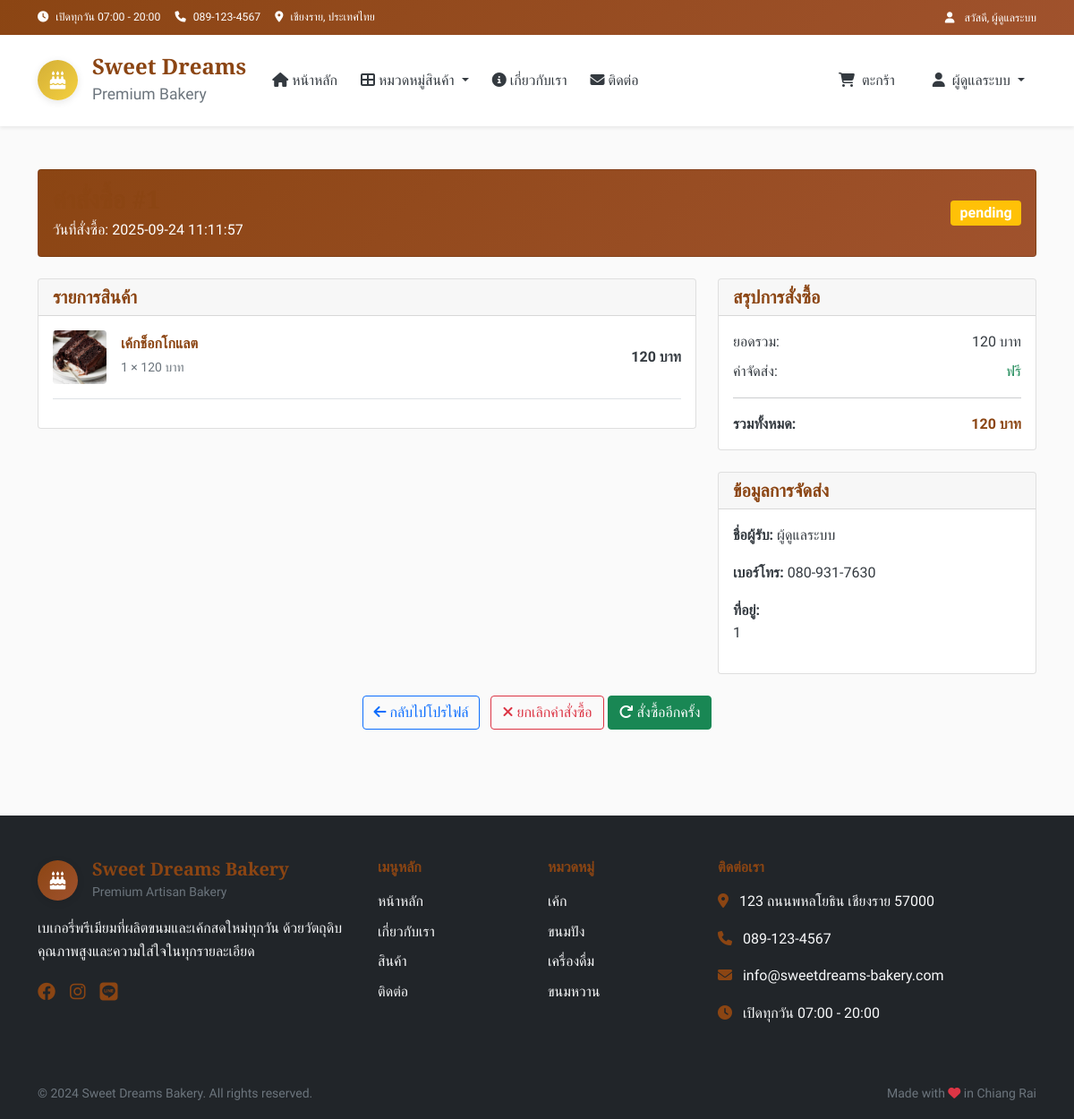
The page /order/1 (signed in) on the database its author committed.
### tables this page shows
CREATE TABLE orders (
        id INTEGER PRIMARY KEY AUTOINCREMENT,
        user_id INTEGER,
        total_amount DECIMAL(10,2) NOT NULL,
        status TEXT DEFAULT 'pending',
        customer_name TEXT NOT NULL,
        customer_phone TEXT NOT NULL,
        customer_address TEXT,
        notes TEXT,
        created_at TIMESTAMP DEFAULT CURRENT_TIMESTAMP,
        FOREIGN KEY (user_id) REFERENCES users (id)
    );

CREATE TABLE order_items (
        id INTEGER PRIMARY KEY AUTOINCREMENT,
        order_id INTEGER,
        product_id INTEGER,
        quantity INTEGER NOT NULL,
        unit_price DECIMAL(10,2) NOT NULL,
        total_price DECIMAL(10,2) NOT NULL,
        options TEXT,
        FOREIGN KEY (order_id) REFERENCES orders (id),
        FOREIGN KEY (product_id) REFERENCES products (id)
    );

CREATE TABLE products (
        id INTEGER PRIMARY KEY AUTOINCREMENT,
        name TEXT NOT NULL,
        name_en TEXT,
        description TEXT,
        price DECIMAL(10,2) NOT NULL,
        image TEXT,
        category_id INTEGER,
        is_available BOOLEAN DEFAULT 1,
        is_featured BOOLEAN DEFAULT 0,
        stock_quantity INTEGER DEFAULT 0,
        created_at TIMESTAMP DEFAULT CURRENT_TIMESTAMP,
        FOREIGN KEY (category_id) REFERENCES categories (id)
    );

CREATE TABLE categories (
        id INTEGER PRIMARY KEY AUTOINCREMENT,
        name TEXT UNIQUE NOT NULL,
        name_en TEXT,
        icon TEXT,
        description TEXT,
        display_order INTEGER DEFAULT 0
    );

### app.py (the view)
@app.route('/order/<int:order_id>')
def order_detail(order_id):
    conn = get_db_connection()
    if session.get('role') == 'admin':
        order = conn.execute("SELECT * FROM orders WHERE id = ?", (order_id,)).fetchone()
    elif session.get('user_id'):
        order = conn.execute("""
            SELECT * FROM orders
            WHERE id = ? AND user_id = ?
        """, (order_id, session.get('user_id'))).fetchone()
    else:
        flash('กรุณาเข้าสู่ระบบก่อน')
        conn.close()
        return redirect(url_for('login'))
    if not order:
        flash('ไม่พบคำสั่งซื้อนี้')
        conn.close()
        return redirect(url_for('profile'))
    order_items = conn.execute("""
        SELECT oi.*, p.name as product_name, p.image as product_image
        FROM order_items oi
        JOIN products p ON oi.product_id = p.id
        WHERE oi.order_id = ?
    """, (order_id,)).fetchall()
    conn.close()
    return render_template('order_detail.html', order=order, order_items=order_items)

### templates/order_detail.html (shortened to what this page needs)
{% extends "layout.html" %}
{% block content %}
<div class="container py-5">
    <div class="row mb-4">
        <div class="col-12">
            <div class="card bg-primary text-white">
                <div class="card-body">
                    <div class="row align-items-center">
                        <div class="col-md-8">
                            <h3 class="mb-1">คำสั่งซื้อ #{{ order.id }}</h3>
                            <p class="mb-0">วันที่สั่งซื้อ: {{ order.created_at }}</p>
                        </div>
                        <div class="col-md-4 text-end">
                            <span class="badge bg-{{ 'success' if order.status == 'completed' else 'warning' }} fs-6">
                                {{ order.status }}
                            </span>
                        </div>
                    </div>
                </div>
            </div>
        </div>
    </div>
    <div class="row">
        <div class="col-lg-8">
            <div class="card mb-4">
                <div class="card-header">
                    <h5 class="mb-0">รายการสินค้า</h5>
                </div>
                <div class="card-body">
                    {% for item in order_items %}
                    <div class="d-flex align-items-center mb-3 pb-3 border-bottom">
                        <div class="me-3">
                            <img src="{{ url_for('static', filename='images/products/' + (item.product_image or 'placeholder.jpg')) }}"
                                 alt="{{ item.product_name }}"
                                 class="rounded"
                                 style="width: 60px; height: 60px; object-fit: cover;">
                        </div>
                        <div class="flex-grow-1">
                            <h6 class="mb-1">{{ item.product_name }}</h6>
                            <small class="text-muted">
                                {{ item.quantity }} × {{ "%.0f"|format(item.unit_price) }} บาท
                            </small>
                        </div>
                        <div class="text-end">
                            <strong>{{ "%.0f"|format(item.total_price) }} บาท</strong>
                        </div>
                    </div>
                    {% endfor %}
                </div>
            </div>
        </div>
        <div class="col-lg-4">
            <div class="card mb-4">
                <div class="card-header">
                    <h5 class="mb-0">สรุปการสั่งซื้อ</h5>
                </div>
                <div class="card-body">
                    <div class="d-flex justify-content-between mb-2">
                        <span>ยอดรวม:</span>
                        <span>{{ "%.0f"|format(order.total_amount) }} บาท</span>
                    </div>
                    <div class="d-flex justify-content-between mb-2">
                        <span>ค่าจัดส่ง:</span>
                        <span class="text-success">ฟรี</span>
                    </div>
                    <hr>
                    <div class="d-flex justify-content-between">
                        <strong>รวมทั้งหมด:</strong>
                        <strong class="text-primary">{{ "%.0f"|format(order.total_amount) }} บาท</strong>
                    </div>
                </div>
            </div>
            <div class="card">
                <div class="card-header">
                    <h5 class="mb-0">ข้อมูลการจัดส่ง</h5>
                </div>
                <div class="card-body">
                    <p><strong>ชื่อผู้รับ:</strong> {{ order.customer_name }}</p>
                    <p><strong>เบอร์โทร:</strong> {{ order.customer_phone }}</p>
                    {% if order.customer_address %}
                        <p><strong>ที่อยู่:</strong><br>{{ order.customer_address }}</p>
                    {% endif %}
                </div>
            </div>
        </div>
    </div>
    <div class="row mt-4">
        <div class="col-12 text-center">
            <a href="/profile" class="btn btn-outline-primary me-2">
                <i class="fas fa-arrow-left me-1"></i>กลับไปโปรไฟล์
            </a>
            {% if order.status == 'pending' %}
            <button class="btn btn-outline-danger" onclick="cancelOrder({{ order.id }})">
                <i class="fas fa-times me-1"></i>ยกเลิกคำสั่งซื้อ
            </button>
            {% endif %}
            <button class="btn btn-success" onclick="reorder()">
                <i class="fas fa-redo me-1"></i>สั่งซื้ออีกครั้ง
            </button>
        </div>
    </div>
</div>
{% endblock %}

### templates/layout.html (shortened to what this page needs)
<!DOCTYPE html>
<html lang="th" data-bs-theme="light">
<head>
    <link href="https://cdn.jsdelivr.net/npm/bootstrap@5.0.2/dist/css/bootstrap.min.css" rel="stylesheet">
    <link rel="stylesheet" href="https://cdnjs.cloudflare.com/ajax/libs/font-awesome/6.4.0/css/all.min.css">
    <link rel="stylesheet" href="{{ url_for('static', filename='css/main.css') }}">
    {% if session.get('role') == 'admin' %}
    <link rel="stylesheet" href="{{ url_for('static', filename='css/admin.css') }}">
    {% endif %}
</head>
<body>
    <header>
        <div class="top-bar bg-primary text-white py-2">
            <div class="container">
                <div class="row align-items-center">
                    <div class="col-md-8">
                        <small class="d-flex align-items-center flex-wrap gap-3">
                            <span><i class="fas fa-clock me-2"></i>เปิดทุกวัน 07:00 - 20:00</span>
                            <span><i class="fas fa-phone me-2"></i>089-123-4567</span>
                            <span><i class="fas fa-map-marker-alt me-2"></i>เชียงราย, ประเทศไทย</span>
                        </small>
                    </div>
                    <div class="col-md-4 text-end">
                        {% if session.get('user_id') %}
                            <small>
                                <i class="fas fa-user me-2"></i>
                                สวัสดี, {{ session.get('full_name') or session.get('username') }}
                            </small>
                        {% endif %}
                    </div>
                </div>
            </div>
        </div>
    </header>
    <nav class="navbar navbar-expand-lg navbar-light bg-white shadow-sm sticky-top" aria-label="Main navigation">
        <div class="container">
            <a class="navbar-brand d-flex align-items-center" href="{{ url_for('index') }}">
                <div class="logo-container me-3">
                    <div class="logo-circle">
                        <i class="fas fa-birthday-cake" aria-hidden="true"></i>
                    </div>
                </div>
                <div class="brand-info d-none d-md-block">
                    <h4 class="mb-0 brand-name">Sweet Dreams</h4>
                    <small class="text-muted">Premium Bakery</small>
                </div>
            </a>
            <div class="collapse navbar-collapse" id="navbarNav">
                <ul class="navbar-nav me-auto mb-2 mb-lg-0">
                    <li class="nav-item">
                        <a class="nav-link fw-500 {% if request.endpoint == 'index' %}active{% endif %}" href="{{ url_for('index') }}">
                            <i class="fas fa-home me-1"></i>หน้าหลัก
                        </a>
                    </li>
                    <li class="nav-item dropdown">
                        <a class="nav-link dropdown-toggle fw-500" href="#" role="button" data-bs-toggle="dropdown" aria-expanded="false">
                            <i class="fas fa-th-large me-1"></i>หมวดหมู่สินค้า
                        </a>
                    </li>
                    <li class="nav-item">
                        <a class="nav-link fw-500" href="{{ url_for('index') }}#about">
                            <i class="fas fa-info-circle me-1"></i>เกี่ยวกับเรา
                        </a>
                    </li>
                    <li class="nav-item">
                        <a class="nav-link fw-500" href="{{ url_for('index') }}#contact">
                            <i class="fas fa-envelope me-1"></i>ติดต่อ
                        </a>
                    </li>
                </ul>
                <ul class="navbar-nav ms-auto">
                    <li class="nav-item me-3">
                        <a class="nav-link position-relative fw-500 cart-link" href="{{ url_for('cart') }}">
                            <i class="fas fa-shopping-cart me-1"></i>
                            <span class="d-none d-lg-inline">ตะกร้า</span>
                        </a>
                    </li>
                    {% if session.get('user_id') %}
                        <li class="nav-item dropdown">
                            <a class="nav-link dropdown-toggle fw-500" href="#" role="button" data-bs-toggle="dropdown" aria-expanded="false">
                                <i class="fas fa-user me-1"></i>
                                <span class="d-none d-lg-inline">{{ session.get('full_name') or session.get('username') }}</span>
                            </a>
                        </li>
                    {% endif %}
                </ul>
            </div>
        </div>
    </nav>
    <main>
        {% block content %}{% endblock %}
    </main>
    <footer class="bg-dark text-white mt-5">
        <div class="container py-5">
            <div class="row gy-4">
                <div class="col-lg-4">
                    <div class="d-flex align-items-center mb-3">
                        <div class="logo-circle bg-primary me-3">
                            <i class="fas fa-birthday-cake text-white" aria-hidden="true"></i>
                        </div>
                        <div>
                            <h5 class="mb-0 text-primary">Sweet Dreams Bakery</h5>
                            <small class="text-muted">Premium Artisan Bakery</small>
                        </div>
                    </div>
                    <p class="text-light">
                        เบเกอรี่พรีเมียมที่ผลิตขนมและเค้กสดใหม่ทุกวัน
                        ด้วยวัตถุดิบคุณภาพสูงและความใส่ใจในทุกรายละเอียด
                    </p>
                    <div class="d-flex gap-3">
                        <a href="#" class="text-primary fs-5" aria-label="Facebook"><i class="fab fa-facebook"></i></a>
                        <a href="#" class="text-primary fs-5" aria-label="Instagram"><i class="fab fa-instagram"></i></a>
                        <a href="#" class="text-primary fs-5" aria-label="Line"><i class="fab fa-line"></i></a>
                    </div>
                </div>
                <div class="col-lg-2 col-md-6">
                    <h6 class="text-primary mb-3">เมนูหลัก</h6>
                    <ul class="list-unstyled">
                        <li class="mb-2"><a href="{{ url_for('index') }}" class="text-light text-decoration-none">หน้าหลัก</a></li>
                        <li class="mb-2"><a href="{{ url_for('index') }}#about" class="text-light text-decoration-none">เกี่ยวกับเรา</a></li>
                        <li class="mb-2"><a href="{{ url_for('index') }}#products" class="text-light text-decoration-none">สินค้า</a></li>
                        <li class="mb-2"><a href="{{ url_for('index') }}#contact" class="text-light text-decoration-none">ติดต่อ</a></li>
                    </ul>
                </div>
                <div class="col-lg-2 col-md-6">
                    <h6 class="text-primary mb-3">หมวดหมู่</h6>
                    <ul class="list-unstyled">
                        {% if categories %}
                            {% for category in categories[:4] %}
                            <li class="mb-2">
                                <a href="{{ url_for('category_by_id', category_id=category.id) }}" class="text-light text-decoration-none">
                                    {{ category.name }}
                                </a>
                            </li>
                            {% endfor %}
                        {% endif %}
                    </ul>
                </div>
                <div class="col-lg-4">
                    <h6 class="text-primary mb-3">ติดต่อเรา</h6>
                    <div class="mb-3">
                        <i class="fas fa-map-marker-alt text-primary me-2"></i>
                        <span class="text-light">123 ถนนพหลโยธิน เชียงราย 57000</span>
                    </div>
                    <div class="mb-3">
                        <i class="fas fa-phone text-primary me-2"></i>
                        <span class="text-light">089-123-4567</span>
                    </div>
                    <div class="mb-3">
                        <i class="fas fa-envelope text-primary me-2"></i>
                        <span class="text-light">info@sweetdreams-bakery.com</span>
                    </div>
                    <div>
                        <i class="fas fa-clock text-primary me-2"></i>
                        <span class="text-light">เปิดทุกวัน 07:00 - 20:00</span>
                    </div>
                </div>
            </div>
        </div>
        <div class="bg-black py-3">
            <div class="container">
                <div class="row align-items-center">
                    <div class="col-md-6">
                        <small class="text-muted">
                            © 2024 Sweet Dreams Bakery. All rights reserved.
                        </small>
                    </div>
                    <div class="col-md-6 text-md-end">
                        <small class="text-muted">
                            Made with <i class="fas fa-heart text-danger"></i> in Chiang Rai
                        </small>
                    </div>
                </div>
            </div>
        </div>
    </footer>
    <div class="toast-container position-fixed bottom-0 end-0 p-3" style="z-index: 1055;">
    </div>
</body>
</html>

### rows shown on the page
orders: get "ผู้ดูแลระบบ", created_at "2025-09-24 11:11:57", status "pending", total_amount "120", customer_name "ผู้ดูแลระบบ", customer_phone "080-931-7630", customer_address "1"
order_items: image (picture), product_name "เค้กช็อกโกแลต", quantity "1", unit_price "120", total_price "120"
categories: name "เค้ก"
categories: name "ขนมปัง"
categories: name "เครื่องดื่ม"
categories: name "ขนมหวาน"
